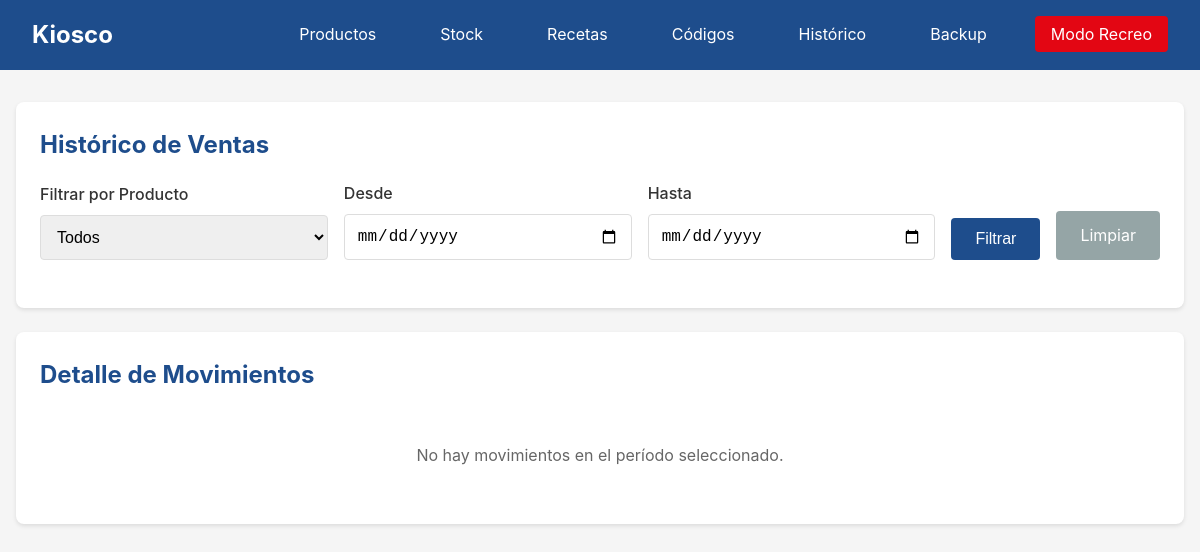
/historico/, run on an earlier commit of the app's database.
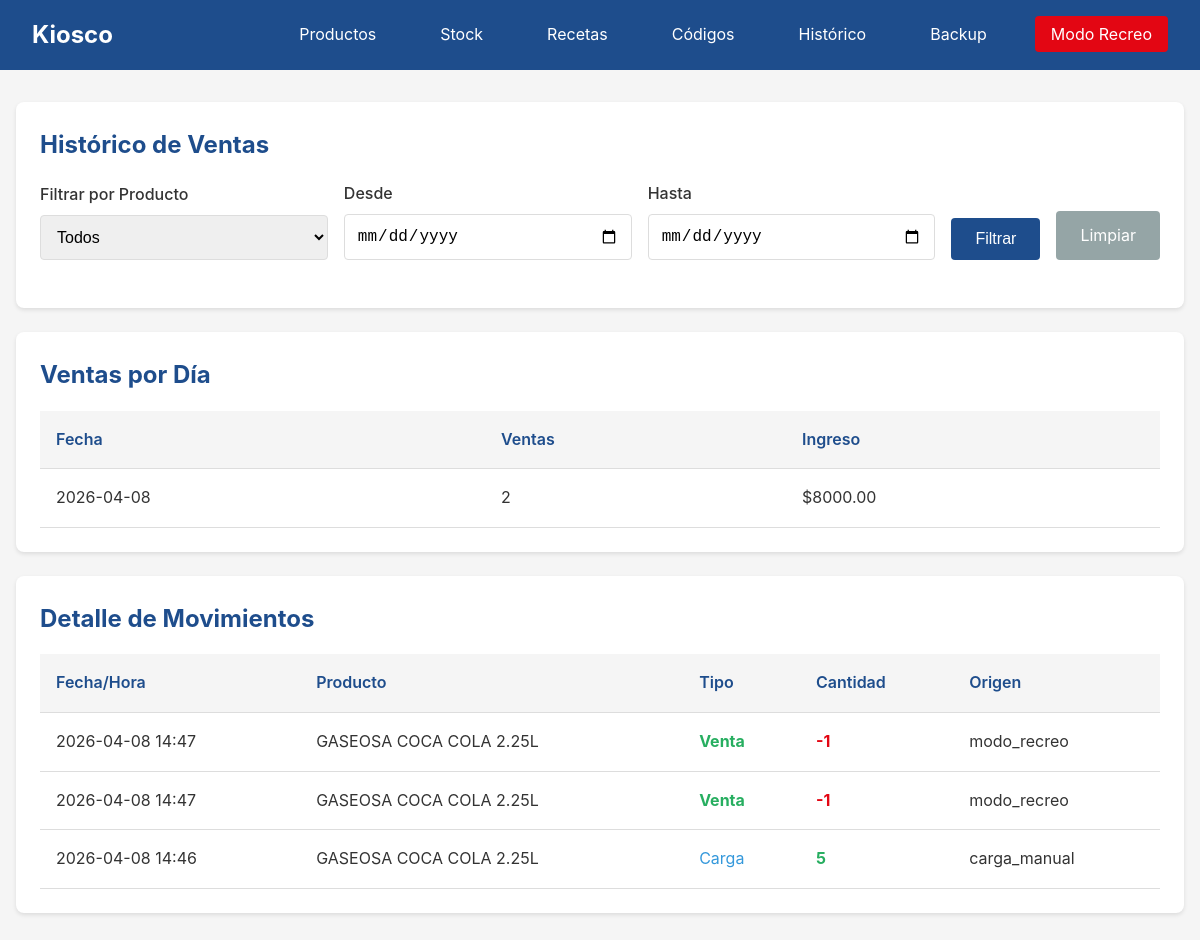
And on a later commit of the database.
### models.py (models this page shows)
class MovimientoStock(db.Model):
    __tablename__ = 'movimientos_stock'
    id = db.Column(db.Integer, primary_key=True)
    producto_id = db.Column(db.Integer, db.ForeignKey('productos.id'), nullable=False)
    tipo = db.Column(db.Text, nullable=False)
    cantidad = db.Column(db.Integer, nullable=False)
    origen = db.Column(db.Text, nullable=False)
    timestamp = db.Column(db.Text, default=lambda: datetime.now().isoformat())
    notas = db.Column(db.Text, nullable=True)
    producto = db.relationship('Producto')

class Producto(db.Model):
    __tablename__ = 'productos'
    id = db.Column(db.Integer, primary_key=True)
    nombre = db.Column(db.Text, nullable=False)
    codigo_barras = db.Column(db.Text, unique=True, nullable=False)
    codigo_tipo = db.Column(db.Text, nullable=False)
    foto_path = db.Column(db.Text, nullable=True)
    precio_venta = db.Column(db.Float, nullable=False)
    precio_costo = db.Column(db.Float, nullable=True)
    activo = db.Column(db.Integer, default=1)
    creado_en = db.Column(db.Text, default=lambda: datetime.now().isoformat())
    actualizado_en = db.Column(db.Text, default=lambda: datetime.now().isoformat(), onupdate=lambda: datetime.now().isoformat())
    stock = db.relationship('Stock', backref='producto', uselist=False)
    recetas = db.relationship('Receta', backref='producto')

### routes/historico.py (the view)
@historico_bp.route('/')
def index():
    producto_id = request.args.get('producto_id', '')
    fechaDesde = request.args.get('fecha_desde', '')
    fechaHasta = request.args.get('fecha_hasta', '')
    query = MovimientoStock.query
    if producto_id:
        query = query.filter_by(producto_id=int(producto_id))
    if fechaDesde:
        desde = datetime.fromisoformat(fechaDesde)
        query = query.filter(MovimientoStock.timestamp >= desde.isoformat())
    if fechaHasta:
        hasta = datetime.fromisoformat(fechaHasta)
        hasta = hasta + timedelta(days=1)
        query = query.filter(MovimientoStock.timestamp < hasta.isoformat())
    movimientos = query.order_by(MovimientoStock.timestamp.desc()).all()
    productos = Producto.query.filter_by(activo=1).all()
    datos_diarios = {}
    for m in movimientos:
        if m.tipo == 'venta':
            fecha = m.timestamp[:10]
            if fecha not in datos_diarios:
                datos_diarios[fecha] = {'ventas': 0, 'ingreso': 0}
            datos_diarios[fecha]['ventas'] += 1
            producto = Producto.query.get(m.producto_id)
            if producto:
                datos_diarios[fecha]['ingreso'] += producto.precio_venta
    dias_ordenados = sorted(datos_diarios.items(), key=lambda x: x[0], reverse=True)
    return render_template('historico/index.html',
                           movimientos=movimientos,
                           productos=productos,
                           producto_id=producto_id,
                           fecha_desde=fechaDesde,
                           fecha_hasta=fechaHasta,
                           datos_diarios=dias_ordenados)

### templates/historico/index.html (shortened to what this page needs)
{% extends 'base.html' %}
{% block content %}
<div class="card">
    <h2>Histórico de Ventas</h2>
    <form method="GET" action="{{ url_for('historico.index') }}" style="margin-bottom: 1.5rem;">
        <div style="display:flex;gap:1rem;flex-wrap:wrap;align-items:end;">
            <div class="form-group" style="flex:1;min-width:150px;margin-bottom:0;">
                <label for="producto_id">Filtrar por Producto</label>
                <select id="producto_id" name="producto_id">
                    <option value="">Todos</option>
                </select>
            </div>
            <div class="form-group" style="flex:1;min-width:150px;margin-bottom:0;">
                <label for="fecha_desde">Desde</label>
                <input type="date" id="fecha_desde" name="fecha_desde" value="{{ fecha_desde }}">
            </div>
            <div class="form-group" style="flex:1;min-width:150px;margin-bottom:0;">
                <label for="fecha_hasta">Hasta</label>
                <input type="date" id="fecha_hasta" name="fecha_hasta" value="{{ fecha_hasta }}">
            </div>
            <button type="submit" class="btn btn-primary">Filtrar</button>
            <a href="{{ url_for('historico.index') }}" class="btn btn-secondary">Limpiar</a>
        </div>
    </form>
</div>
{% if datos_diarios %}
<div class="card">
    <h2>Ventas por Día</h2>
    <table>
        <thead>
            <tr>
                <th>Fecha</th>
                <th>Ventas</th>
                <th>Ingreso</th>
            </tr>
        </thead>
        <tbody>
            {% for fecha, datos in datos_diarios %}
            <tr>
                <td>{{ fecha }}</td>
                <td>{{ datos.ventas }}</td>
                <td>${{ "%.2f"|format(datos.ingreso) }}</td>
            </tr>
            {% endfor %}
        </tbody>
    </table>
</div>
{% endif %}
<div class="card">
    <h2>Detalle de Movimientos</h2>
    {% if movimientos %}
    <table>
        <thead>
            <tr>
                <th>Fecha/Hora</th>
                <th>Producto</th>
                <th>Tipo</th>
                <th>Cantidad</th>
                <th>Origen</th>
            </tr>
        </thead>
        <tbody>
            {% for m in movimientos %}
            <tr>
                <td>{{ m.timestamp[:16].replace('T', ' ') }}</td>
                <td>
                    {% if m.producto %}
                    {{ m.producto.nombre }}
                    {% else %}
                    Producto #{{ m.producto_id }}
                    {% endif %}
                </td>
                <td>
                    {% if m.tipo == 'venta' %}
                    <span style="color:#27ae60;font-weight:bold;">Venta</span>
                    {% elif m.tipo == 'carga' %}
                    <span style="color:#3498db;">Carga</span>
                    {% else %}
                    {{ m.tipo }}
                    {% endif %}
                </td>
                <td class="{% if m.cantidad < 0 %}stock-zero{% elif m.cantidad > 0 %}stock-ok{% endif %}">
                    {{ m.cantidad }}
                </td>
                <td>{{ m.origen }}</td>
            </tr>
            {% endfor %}
        </tbody>
    </table>
    {% else %}
    <p style="color:#666;text-align:center;padding:2rem;">No hay movimientos en el período seleccionado.</p>
    {% endif %}
</div>
{% endblock %}

### templates/base.html (shortened to what this page needs)
<!DOCTYPE html>
<html lang="es">
<head>
    <link rel="stylesheet" href="{{ url_for('static', filename='css/estilo.css') }}">
</head>
<body>
    <nav class="navbar">
        <div class="nav-brand">Kiosco</div>
        <ul class="nav-links">
            <li><a href="{{ url_for('productos.index') }}">Productos</a></li>
            <li><a href="{{ url_for('stock.index') }}">Stock</a></li>
            <li><a href="{{ url_for('recetas.index') }}">Recetas</a></li>
            <li><a href="{{ url_for('codigos.index') }}">Códigos</a></li>
            <li><a href="{{ url_for('historico.index') }}">Histórico</a></li>
            <li><a href="{{ url_for('backup.index') }}">Backup</a></li>
            <li><a href="{{ url_for('modo_recreo.index') }}" class="btn-modo-recreo">Modo Recreo</a></li>
        </ul>
    </nav>
    <main class="container">
        {% block content %}{% endblock %}
    </main>
</body>
</html>

### static/css/estilo.css (style rules this page uses)
* { margin: 0; padding: 0; box-sizing: border-box; }
:root { --azul: #1e4d8c; --azul-hover: #163a6b; --rojo: #e30613; --rojo-hover: #c20510; --blanco: #ffffff; --gris: #f5f5f5; --gris-oscuro: #333; }
body { font-family: -apple-system, BlinkMacSystemFont, 'Segoe UI', Roboto, sans-serif; background: var(--gris); color: var(--gris-oscuro); line-height: 1.6; }
.navbar { background: var(--azul); color: var(--blanco); padding: 1rem 2rem; display: flex; justify-content: space-between; align-items: center; }
.nav-brand { font-size: 1.5rem; font-weight: bold; display: flex; align-items: center; gap: 10px; }
.nav-links { display: flex; list-style: none; gap: 2rem; }
.nav-links a { color: var(--blanco); text-decoration: none; padding: 0.5rem 1rem; border-radius: 4px; transition: background 0.2s; }
.btn-modo-recreo { background: var(--rojo); }
.container { max-width: 1200px; margin: 2rem auto; padding: 0 1rem; }
.card { background: var(--blanco); border-radius: 8px; box-shadow: 0 2px 4px rgba(0,0,0,0.1); padding: 1.5rem; margin-bottom: 1.5rem; }
.card h2 { margin-bottom: 1rem; color: var(--azul); }
.btn { display: inline-block; padding: 0.75rem 1.5rem; border: none; border-radius: 4px; cursor: pointer; font-size: 1rem; text-decoration: none; transition: all 0.2s; }
.btn-primary { background: var(--azul); color: var(--blanco); }
.btn-secondary { background: #95a5a6; color: var(--blanco); }
.form-group { margin-bottom: 1rem; }
.form-group label { display: block; margin-bottom: 0.5rem; font-weight: 500; }
.form-group input, .form-group select, .form-group textarea { width: 100%; padding: 0.75rem; border: 1px solid #ddd; border-radius: 4px; font-size: 1rem; }
table { width: 100%; border-collapse: collapse; }
th, td { padding: 1rem; text-align: left; border-bottom: 1px solid #ddd; }
th { background: var(--gris); font-weight: 600; color: var(--azul); }
.stock-ok { color: #27ae60; font-weight: bold; }
.stock-zero { color: var(--rojo); font-weight: bold; }

What changed in the data, as far as the page shows it:
added MovimientoStock: timestamp "2026-04-08 14:47", producto.nombre "GASEOSA COCA COLA 2.25L", tipo "Venta", cantidad "-1", origen "modo_recreo"
added MovimientoStock: timestamp "2026-04-08 14:47", producto.nombre "GASEOSA COCA COLA 2.25L", tipo "Venta", cantidad "-1", origen "modo_recreo"
added MovimientoStock: timestamp "2026-04-08 14:46", producto.nombre "GASEOSA COCA COLA 2.25L", tipo "Carga", cantidad "5", origen "carga_manual"
Also different on the page:
text no longer shown: "No hay movimientos en el período seleccionado."
text now shown: "Ventas por Día Fecha Ventas Ingreso Fecha/Hora Producto Tipo Cantidad Origen"
new list line: "2026-04-08 2 $ 8000.00"
